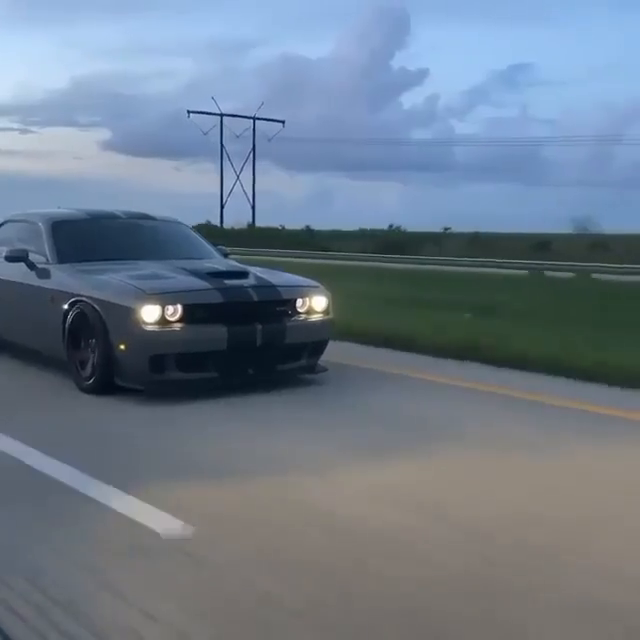
#> input picture frame 19 of images,video,webcam/test_video.mp4, 640 x 640 px, given in place of video.mp4, which was not available
$ python runvideo.py
#> lines starting #> are read from the running program, lines starting #| are printed output that depends on the picture
import cv2

cap = cv2.VideoCapture(r"H:\Files For Projects\Videos\video.mp4")

while (True):
    ret, frame = cap.read()
#> frame is the input picture: shape (640, 640, 3); mean B, G, R 138.1, 123, 109.1
    grayImage = cv2.cvtColor(frame, cv2.COLOR_BGR2GRAY)
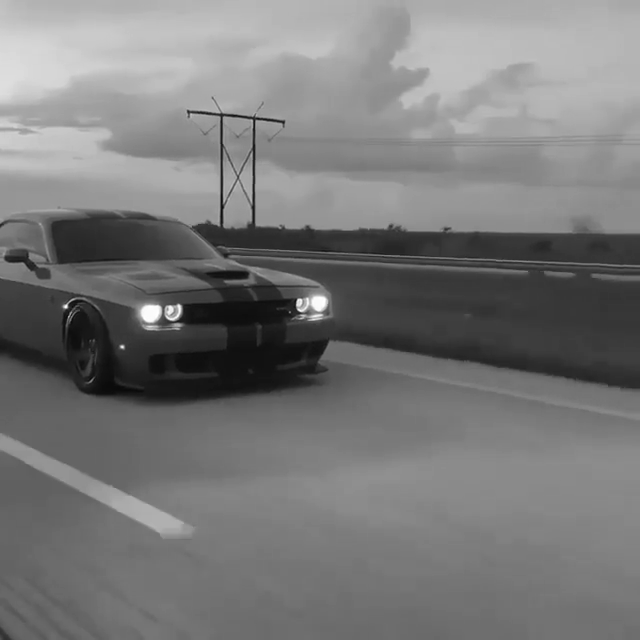
#> grayImage: shape (640, 640); min 10, max 255, mean 120.5
    cv2.imshow("GrayImage", grayImage)

    if cv2.waitKey(1) & 0xFF == ord("s"):
#> (key Esc is pressed here)
        break

cap.release()
cv2.destroyAllWindows()

$ run again, starting later in the video
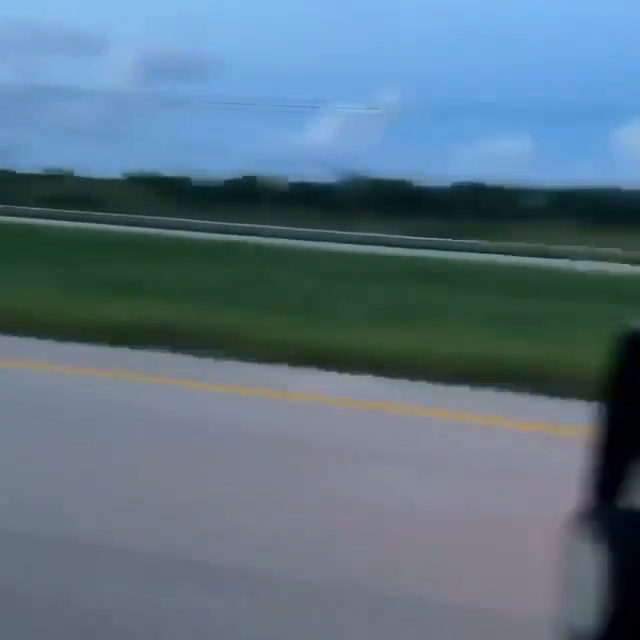
#> input picture frame 85 of images,video,webcam/test_video.mp4, 640 x 640 px, given in place of video.mp4, which was not available
#> frame is the input picture: shape (640, 640, 3); mean B, G, R 131.1, 115, 90.9
#> `grayImage = cv2.cvtColor(frame, cv2.COLOR_BGR2GRAY)`:
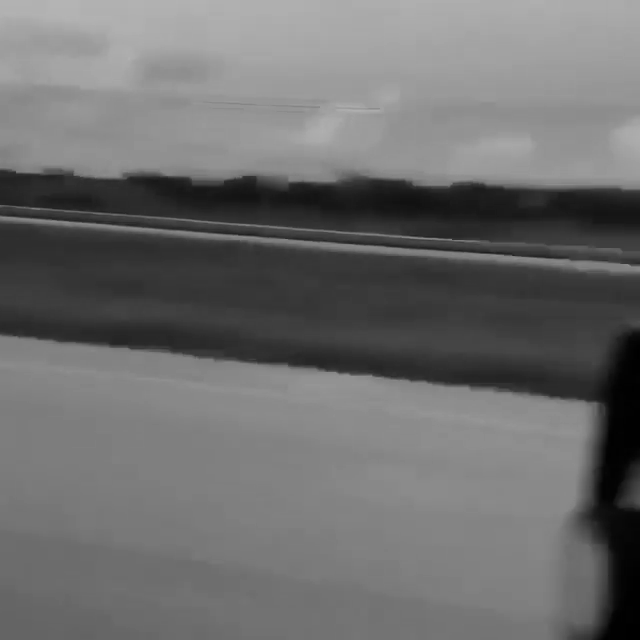
#> grayImage: shape (640, 640); min 0, max 180, mean 109.7

$ run again, starting later in the video
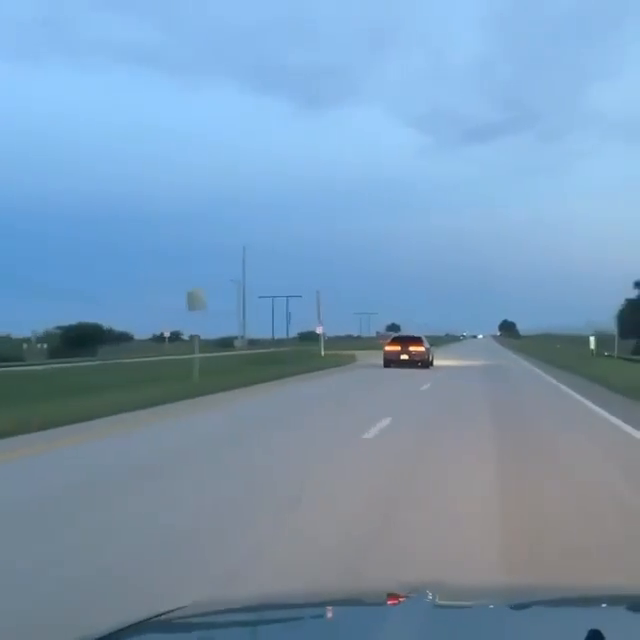
#> input picture frame 152 of images,video,webcam/test_video.mp4, 640 x 640 px, given in place of video.mp4, which was not available
#> frame is the input picture: shape (640, 640, 3); mean B, G, R 180.6, 152.6, 121.3
#> `grayImage = cv2.cvtColor(frame, cv2.COLOR_BGR2GRAY)`:
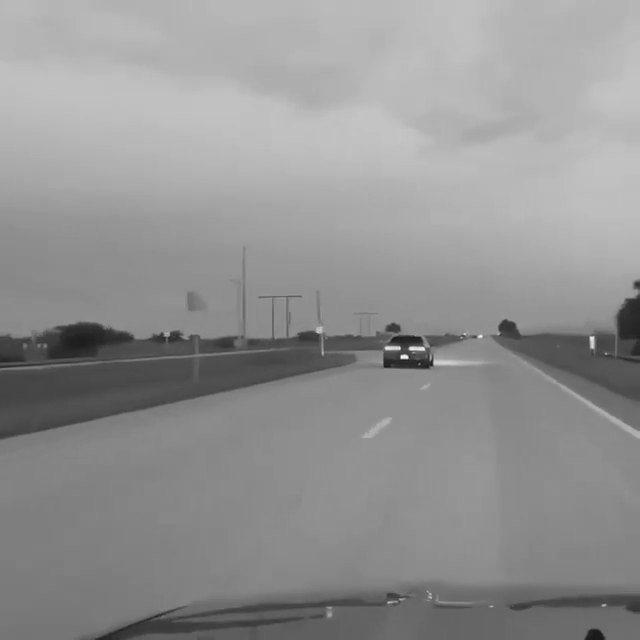
#> grayImage: shape (640, 640); min 25, max 247, mean 146.5
